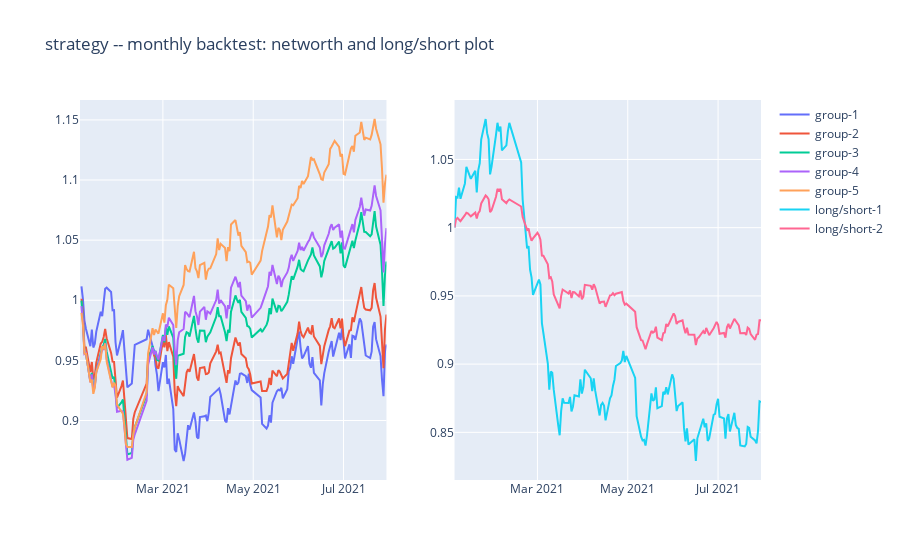
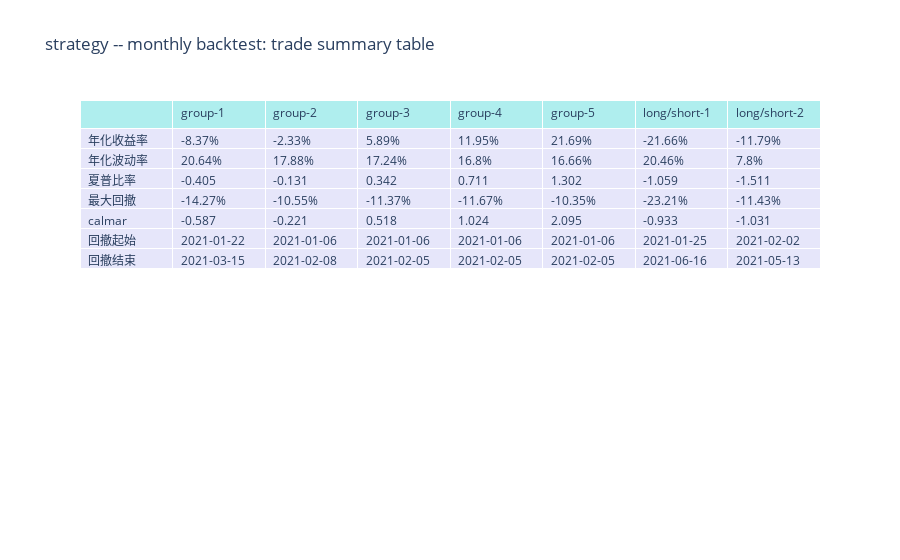

The cell these charts' notebook holds for them, in order:
### Markdown cell above
## 个股回测

### Code cell
import pandas as pd
from billions.back_trader import *
from billions.data_loader import *

# df = pd.read_csv('data/price.csv')
# factor = df[['TrdDt', 'StkCd', 'PreClsPrc']]
# close = df[['TrdDt', 'StkCd', 'ClsPrc']]
# factor.columns = ['trade_dt', 'code', 'factor']
# close.columns = ['trade_dt', 'code', 'close']

# close.to_csv('data/close_x.csv')
# factor.to_csv('data/factor_x.csv')

data = loader_factor_close('data/factor_x.csv', 'data/close_x.csv')

gt = group_trader(data)
gt.run('M')
gt.summary()

### Figure 1 — Plotly figure (JSON) as saved in the notebook; plotly's stock layout.template omitted (floating-point values rounded to 4 significant figures; data arrays with more than 128 entries replaced by an {"elided": "..."} marker saying what was removed)
{"data": [{"name": "group-1", "type": "scatter", "x": {"elided": "140 str values"}, "xaxis": "x", "y": {"elided": "140 float values"}, "yaxis": "y"}, {"name": "group-2", "type": "scatter", "x": {"elided": "140 str values"}, "xaxis": "x", "y": {"elided": "140 float values"}, "yaxis": "y"}, {"name": "group-3", "type": "scatter", "x": {"elided": "140 str values"}, "xaxis": "x", "y": {"elided": "140 float values"}, "yaxis": "y"}, {"name": "group-4", "type": "scatter", "x": {"elided": "140 str values"}, "xaxis": "x", "y": {"elided": "140 float values"}, "yaxis": "y"}, {"name": "group-5", "type": "scatter", "x": {"elided": "140 str values"}, "xaxis": "x", "y": {"elided": "140 float values"}, "yaxis": "y"}, {"name": "long/short-1", "type": "scatter", "x": {"elided": "140 str values"}, "xaxis": "x2", "y": {"elided": "140 float values"}, "yaxis": "y2"}, {"name": "long/short-2", "type": "scatter", "x": {"elided": "140 str values"}, "xaxis": "x2", "y": {"elided": "140 float values"}, "yaxis": "y2"}], "layout": {"title": {"text": "strategy -- monthly backtest: networth and long/short plot"}, "xaxis": {"anchor": "y", "domain": [0, 0.45]}, "xaxis2": {"anchor": "y2", "domain": [0.55, 1]}, "yaxis": {"anchor": "x", "domain": [0, 1]}, "yaxis2": {"anchor": "x2", "domain": [0, 1]}}}

### Figure 2 — Plotly figure (JSON) as saved in the notebook; plotly's stock layout.template omitted (floating-point values rounded to 4 significant figures)
{"data": [{"cells": {"align": "left", "fill": {"color": "lavender"}, "values": [["年化收益率", "年化波动率", "夏普比率", "最大回撤", "calmar", "回撤起始", "回撤结束"], ["-8.37%", "20.64%", -0.405, "-14.27%", -0.587, "2021-01-22", "2021-03-15"], ["-2.33%", "17.88%", -0.131, "-10.55%", -0.221, "2021-01-06", "2021-02-08"], ["5.89%", "17.24%", 0.342, "-11.37%", 0.518, "2021-01-06", "2021-02-05"], ["11.95%", "16.8%", 0.711, "-11.67%", 1.024, "2021-01-06", "2021-02-05"], ["21.69%", "16.66%", 1.302, "-10.35%", 2.095, "2021-01-06", "2021-02-05"], ["-21.66%", "20.46%", -1.059, "-23.21%", -0.933, "2021-01-25", "2021-06-16"], ["-11.79%", "7.8%", -1.511, "-11.43%", -1.031, "2021-02-02", "2021-05-13"]]}, "header": {"align": "left", "fill": {"color": "paleturquoise"}, "values": ["", "group-1", "group-2", "group-3", "group-4", "group-5", "long/short-1", "long/short-2"]}, "type": "table"}], "layout": {"title": {"text": "strategy -- monthly backtest: trade summary table"}}}
